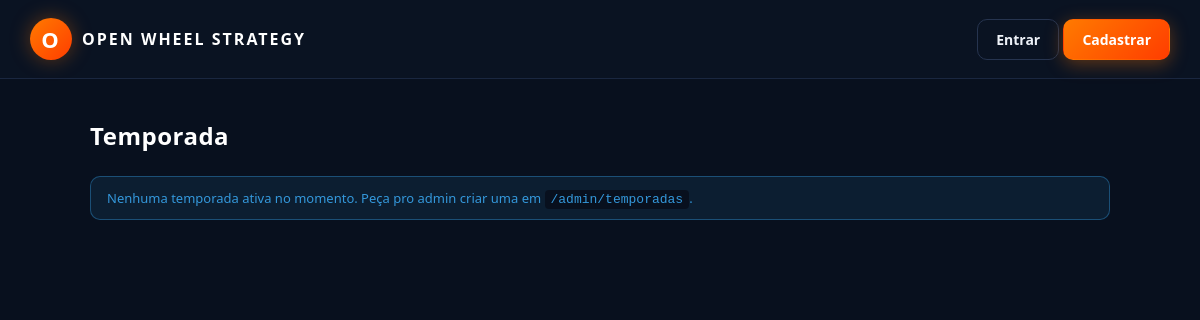
The page /temporada on the database as committed earlier.
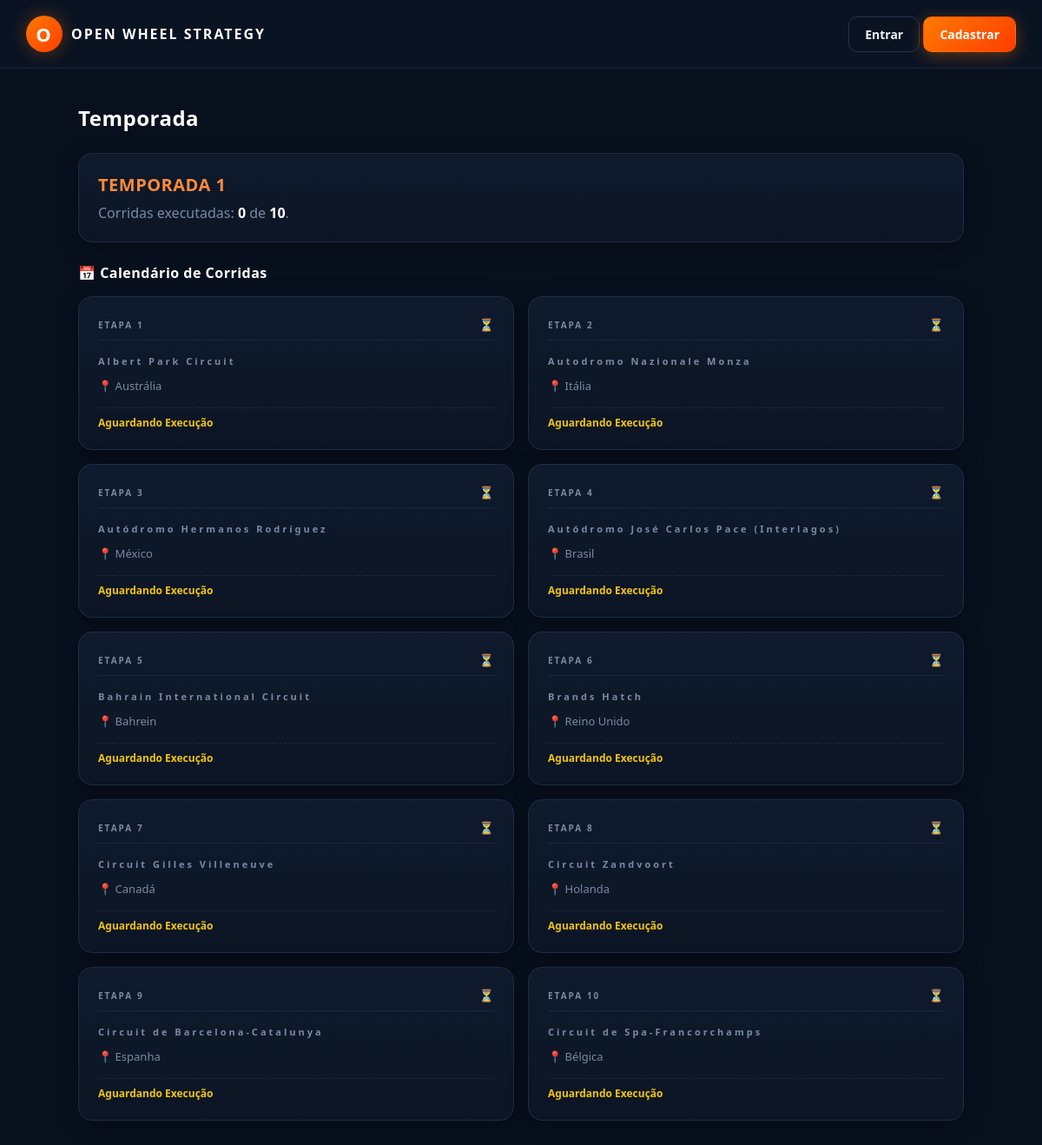
The same page on the database as committed later.
### models_temporada.py (models this page shows, shortened)
class Temporada(db.Model):
    __tablename__ = "temporadas"
    id = db.Column(db.Integer, primary_key=True)
    nome = db.Column(db.String(120), nullable=False)
    ativa = db.Column(db.Boolean, default=False, nullable=False)
    data_criacao = db.Column(db.DateTime, default=datetime.utcnow)
    corridas_agendadas = db.relationship(
        "CorridaAgendada", backref="temporada",
        cascade="all, delete-orphan",
        order_by="CorridaAgendada.ordem",
    )
    @classmethod
    def ativa_atual(cls):
        try:
            return cls.query.filter_by(ativa=True).first()
        except (OperationalError, ProgrammingError, NoSuchTableError):
            return None
    def total_corridas(self):
        return len(self.corridas_agendadas)
    def corridas_executadas(self):
        return sum(1 for c in self.corridas_agendadas if c.executada)

class CorridaAgendada(db.Model):
    __tablename__ = "corridas_agendadas"
    id = db.Column(db.Integer, primary_key=True)
    temporada_id = db.Column(db.Integer, db.ForeignKey("temporadas.id"), nullable=False)
    pista_real_id = db.Column(db.Integer, nullable=False)
    pista_nome = db.Column(db.String(120))
    ordem = db.Column(db.Integer, nullable=False)
    executada = db.Column(db.Boolean, default=False, nullable=False)
    data_execucao = db.Column(db.DateTime)
    resultado_json = db.Column(db.Text, default="[]")

### rotas/temporada.py (the view)
    @app.route("/temporada")
    def temporada_view():
        temporada = Temporada.ativa_atual()
        if not temporada:
            return render_template("temporada.html", temporada=None, ranking=[], pistas_por_id={})
        ranking = ranking_temporada(temporada)
        pistas_por_id = {p["id"]: p for p in listar_pistas_reais()}
        return render_template("temporada.html", temporada=temporada, ranking=ranking, pistas_por_id=pistas_por_id)

### app.py (called while the page is built)
def _registrar_contexto(app):
    @app.context_processor
    def injetar_globais():
        usuario_id = session.get("usuario_id")
        usuario = Usuario.query.get(usuario_id) if usuario_id else None
        return {
            "usuario_logado": usuario,
            "categorias_fornecedor": FORNECEDORES_CONFIG,
            "temporada_ativa": Temporada.ativa_atual(),
        }

### pistas_reais_db.py (called while the page is built)
def obter_conexao():
    conexao = sqlite3.connect(CAMINHO_BANCO)
    conexao.row_factory = sqlite3.Row
    return conexao

def listar_pistas_reais():
    conexao = obter_conexao()
    linhas = conexao.execute("SELECT * FROM pistas_reais ORDER BY nome").fetchall()
    conexao.close()
    return [dict(linha) for linha in linhas]

### pontuacao.py (called while the page is built, shortened)
def ranking_temporada(temporada):
    acumulado = defaultdict(lambda: {
        "pontos_total": 0,
        "vitorias": 0,
        "corridas": 0,
        "premio_total": 0,
        "equipe_nome": "",
    })
    for corrida_agendada in temporada.corridas_agendadas:
        if not corrida_agendada.executada:
            continue
    lista = [{"equipe_id": eid, **dados} for eid, dados in acumulado.items()]
    lista.sort(key=lambda x: (-x["pontos_total"], -x["vitorias"]))
    return lista

### rotas/temporada.py (called while the page is built)
def registrar(app):
    @app.route("/pistas-reais")
    def pistas_reais_view():
        criar_banco_pistas_reais()
        pistas = listar_pistas_reais()
        return render_template("pistas_reais.html", pistas=pistas)
    @app.route("/temporada")
    def temporada_view():
        temporada = Temporada.ativa_atual()
        if not temporada:
            return render_template("temporada.html", temporada=None, ranking=[], pistas_por_id={})
        ranking = ranking_temporada(temporada)
        pistas_por_id = {p["id"]: p for p in listar_pistas_reais()}
        return render_template("temporada.html", temporada=temporada, ranking=ranking, pistas_por_id=pistas_por_id)

### templates/temporada.html
{% extends "base.html" %}
{% block css_extra %}
<link rel="stylesheet" href="{{ url_for('static', filename='css/telas/temporada.css') }}">
{% endblock %}
{% block content %}
<h1 class="temp-title">Temporada</h1>
{% if not temporada %}
    <div class="ows-alert ows-alert-info">
        Nenhuma temporada ativa no momento. Peça pro admin criar uma em
        <code class="temp-code">/admin/temporadas</code>.
    </div>
{% else %}
    <div class="ows-card temp-mb">
        <h2 class="temp-card-title">{{ temporada.nome }}</h2>
        <p class="ows-muted ows-m-0">
            Corridas executadas: <strong class="ows-strong">{{ temporada.corridas_executadas() }}</strong>
            de <strong class="ows-strong">{{ temporada.total_corridas() }}</strong>.
        </p>
    </div>
    <h2 class="temp-subtitle">📅 Calendário de Corridas</h2>
    <div class="ows-grid-3">
        {% for corrida in temporada.corridas_agendadas %}
        {% set pista = pistas_por_id.get(corrida.pista_real_id) %}
        <div class="ows-card temp-calendar-card {% if corrida.executada %}temp-card-done{% endif %}">
            <div class="temp-calendar-header">
                <span class="ows-badge-label">ETAPA {{ corrida.ordem }}</span>
                {% if corrida.executada %}
                    <span class="temp-status-icon">✅</span>
                {% else %}
                    <span class="temp-status-icon">⏳</span>
                {% endif %}
            </div>
            <h3 class="temp-track-name">{{ corrida.pista_nome or (pista.nome if pista else '?') }}</h3>
            <p class="ows-muted temp-track-country">📍 {{ pista.pais if pista else '-' }}</p>
            <div class="temp-calendar-footer">
                {% if corrida.executada %}
                    <span class="temp-date-done">
                        Finalizada
                        {% if corrida.data_execucao %}
                            em {{ corrida.data_execucao.strftime('%d/%m/%Y') }}
                        {% endif %}
                    </span>
                {% else %}
                    <span class="temp-date-wait">Aguardando Execução</span>
                {% endif %}
            </div>
        </div>
        {% else %}
        <div class="ows-alert ows-alert-warning temp-empty-grid">
            Nenhuma corrida no calendário.
        </div>
        {% endfor %}
    </div>
{% endif %}
{% endblock %}

### templates/base.html (shortened to what this page needs)
<!DOCTYPE html>
<html lang="pt-br">
<head>
    <link href="{{ url_for('static', filename='css/variaveis.css') }}" rel="stylesheet">
    <link href="{{ url_for('static', filename='css/base.css') }}" rel="stylesheet">
    <link href="{{ url_for('static', filename='css/componentes.css') }}" rel="stylesheet">
    <link href="{{ url_for('static', filename='css/formularios.css') }}" rel="stylesheet">
    {% block css_extra %}{% endblock %}
</head>
<body>
{% if usuario_logado %}
<div class="ows-shell">
    <aside class="ows-sidebar">
        <div class="ows-logo">
            <div class="ows-logo-mark">O</div>
            <div class="ows-logo-text">OPEN WHEEL<br><span>STRATEGY</span></div>
        </div>
        <div class="ows-menu-section">COMANDO</div>
        <a href="{{ url_for('home') }}" class="ows-menu-link {% if request.endpoint == 'home' %}active{% endif %}"><span class="ows-icon">🏠</span> Painel</a>
        <a href="{{ url_for('minha_equipe') }}" class="ows-menu-link {% if request.endpoint == 'minha_equipe' %}active{% endif %}"><span class="ows-icon">🏎️</span> Minha Equipe</a>
        <a href="{{ url_for('desenvolvimento_view') }}" class="ows-menu-link {% if request.endpoint == 'desenvolvimento_view' %}active{% endif %}"><span class="ows-icon">📈</span> Desenvolvimento</a>
        <a href="{{ url_for('treinamento_view') }}" class="ows-menu-link {% if request.endpoint == 'treinamento_view' %}active{% endif %}"><span class="ows-icon">🔧</span> Treinamento</a>
        <div class="ows-menu-section">CORRIDA</div>
        <a href="{{ url_for('montagem_fim_de_semana') }}" class="ows-menu-link {% if request.endpoint == 'montagem_fim_de_semana' %}active{% endif %}"><span class="ows-icon">🔧</span> Montagem Fim de Semana</a>
        <a href="{{ url_for('treino_livre_view') }}" class="ows-menu-link {% if request.endpoint == 'treino_livre_view' %}active{% endif %}"><span class="ows-icon">📋</span> Treino Livre</a>
        <a href="{{ url_for('treino_oficial_view') }}" class="ows-menu-link {% if request.endpoint == 'treino_oficial_view' %}active{% endif %}"><span class="ows-icon">📊</span> Treino Oficial</a>
        <a href="{{ url_for('estrategia_corrida_view') }}" class="ows-menu-link {% if request.endpoint == 'estrategia_corrida_view' %}active{% endif %}"><span class="ows-icon">🎯</span> Estratégia</a>
        <div class="ows-menu-section">CAMPEONATO</div>
        <a href="{{ url_for('temporada_view') }}" class="ows-menu-link {% if request.endpoint == 'temporada_view' %}active{% endif %}"><span class="ows-icon">🏆</span> Temporada</a>
        <a href="{{ url_for('classificacao_view') }}" class="ows-menu-link {% if request.endpoint == 'classificacao_view' %}active{% endif %}"><span class="ows-icon">⏱️</span> Classificação</a>
        <a href="{{ url_for('corrida_view') }}" class="ows-menu-link {% if request.endpoint == 'corrida_view' %}active{% endif %}"><span class="ows-icon">🏁</span> Replay da Corrida</a>
        <a href="{{ url_for('pistas_reais_view') }}" class="ows-menu-link {% if request.endpoint == 'pistas_reais_view' %}active{% endif %}"><span class="ows-icon">🗺️</span> Pistas</a>
        {% if usuario_logado.eh_admin %}
        <div class="ows-menu-section">SISTEMA</div>
        <a href="{{ url_for('admin_dashboard') }}" class="ows-menu-link {% if request.endpoint == 'admin_dashboard' %}active{% endif %}"><span class="ows-icon">⚙️</span> Administração</a>
        {% endif %}
    </aside>
    <div class="ows-main">
        <header class="ows-topbar">
            <div class="ows-topbar-title">CENTRO DE COMANDO</div>
            <div class="ows-topbar-right">
                {% if temporada_ativa %}
                <div class="ows-badge">
                    <div class="ows-badge-label">TEMPORADA</div>
                    <div class="ows-badge-value">{{ temporada_ativa.nome }}</div>
                </div>
                {% endif %}
                <div class="ows-badge">
                    <div class="ows-badge-label">USUÁRIO</div>
                    <div class="ows-badge-value">{{ usuario_logado.email }}</div>
                </div>
                <a href="{{ url_for('logout') }}" class="ows-btn ows-btn-ghost">Sair</a>
            </div>
        </header>
        <div class="ows-content">
            {% with messages = get_flashed_messages(with_categories=true) %}
                {% if messages %}
                    {% for category, message in messages %}
                        <div class="ows-alert ows-alert-{{ category }}">
                            {{ message }}
                        </div>
                    {% endfor %}
                {% endif %}
            {% endwith %}
            {% block content %}{% endblock %}
        </div>
    </div>
</div>
{% else %}
<div class="ows-guest">
    <header class="ows-guest-topbar">
        <a class="ows-guest-brand" href="{{ url_for('home') }}">
            <span class="ows-logo-mark">O</span> OPEN WHEEL STRATEGY
        </a>
        <div>
            <a class="ows-btn ows-btn-ghost" href="{{ url_for('login') }}">Entrar</a>
            <a class="ows-btn ows-btn-primary" href="{{ url_for('registrar') }}">Cadastrar</a>
        </div>
    </header>
    <main class="ows-guest-content">
        {{ self.content() }}
    </main>
</div>
{% endif %}
</body>
</html>

### static/css/variaveis.css (style rules this page uses)
:root { --font-family: 'Segoe UI', 'Inter', Tahoma, sans-serif; --font-mono: 'Courier New', Courier, monospace; --bg-body: #08101e; --bg-sidebar: #0b1524; --bg-topbar: #0a1322; --bg-surface: #101c30; --bg-card-start: #0f1a2d; --bg-card-end: #0b1524; --bg-hover: #0f1c30; --text-white: #ffffff; --text-main: #eef2f8; --text-muted: #b2bccb; --text-label: #7a8aa3; --text-dark: #5a6a83; --color-primary: #ff7a00; --color-primary-dark: #ff3d00; --color-primary-light: #ff8a3d; --color-primary-faded: rgba(255, 122, 0, 0.15); --color-primary-border: rgba(255, 122, 0, 0.35); --color-danger: #b93030; --color-danger-light: #ffb0b0; --color-danger-bg: rgba(255, 70, 70, 0.1); --color-danger-border: rgba(255, 70, 70, 0.4); --color-success: #2ecc71; --color-success-light: #8fe2a0; --color-success-bg: rgba(46, 125, 50, 0.12); --color-success-border: rgba(46, 125, 50, 0.4); --color-warning: #f1c40f; --color-warning-bg: rgba(241, 196, 15, 0.1); --color-warning-border: rgba(241, 196, 15, 0.4); --color-info: #3498db; --color-info-bg: rgba(52, 152, 219, 0.1); --color-info-border: rgba(52, 152, 219, 0.4); --border-light: #26344f; --border-main: #1e2c47; --border-dark: #1a2740; --shadow-card: 0 4px 22px rgba(0, 0, 0, 0.35); --shadow-btn-primary: 0 4px 18px rgba(255, 120, 0, 0.35); --shadow-logo: 0 0 20px rgba(255, 120, 0, 0.35); --spacing-sm: 8px; --spacing-md: 16px; --spacing-lg: 24px; --spacing-xl: 32px; --radius-sm: 4px; --radius-md: 10px; --radius-lg: 16px; --radius-xl: 20px; }

### static/css/base.css (style rules this page uses)
* { box-sizing: border-box; }
html, body { margin: 0; padding: 0; font-family: var(--font-family); background: var(--bg-body); color: var(--text-main); min-height: 100vh; }
a { color: inherit; text-decoration: none; }
h1, h2, h3, h4 { margin: 0 0 12px 0; letter-spacing: 0.5px; }
p { margin: 0 0 12px 0; color: var(--text-muted); }
.ows-logo-mark { width: 42px; height: 42px; border-radius: 50%; background: linear-gradient(135deg, var(--color-primary), var(--color-primary-dark)); display: flex; align-items: center; justify-content: center; font-weight: 800; font-size: 22px; color: var(--text-white); box-shadow: var(--shadow-logo); }
.ows-guest { min-height: 100vh; background: var(--bg-body); display: flex; flex-direction: column; }
.ows-guest-topbar { display: flex; justify-content: space-between; align-items: center; padding: 18px 30px; border-bottom: 1px solid var(--border-dark); background: var(--bg-topbar); }
.ows-guest-brand { font-weight: 800; letter-spacing: 2px; display: flex; align-items: center; gap: 10px; color: var(--text-white); }
.ows-guest-content { padding: 40px; max-width: 1100px; margin: 0 auto; width: 100%; flex: 1; }

### static/css/componentes.css (style rules this page uses)
.ows-grid-3 { display: grid; grid-template-columns: repeat(3, 1fr); gap: var(--spacing-md); }
@media (max-width: 1200px) { .ows-grid-3 { grid-template-columns: 1fr 1fr; } }
.ows-card { background: linear-gradient(180deg, var(--bg-card-start), var(--bg-card-end)); border: 1px solid var(--border-main); border-radius: var(--radius-lg); padding: 22px; box-shadow: var(--shadow-card); }
.ows-card h3 { font-size: 11px; letter-spacing: 3px; color: var(--text-label); font-weight: 700; margin-bottom: 12px; }
.ows-btn { display: inline-block; padding: 10px 18px; border-radius: var(--radius-md); font-weight: 600; font-size: 14px; cursor: pointer; border: 1px solid transparent; transition: all .15s ease; text-align: center; }
.ows-btn-primary { background: linear-gradient(135deg, var(--color-primary), var(--color-primary-dark)); color: var(--text-white); box-shadow: var(--shadow-btn-primary); }
.ows-btn-ghost { background: transparent; color: var(--text-main); border-color: var(--border-light); }
.ows-badge-label { font-size: 10px; letter-spacing: 2px; color: var(--text-label); font-weight: 700; }
.ows-muted { color: var(--text-label); }
.ows-strong { color: var(--text-white); font-weight: 600; }
.ows-m-0 { margin: 0 !important; }

Rows that differ between the two databases and show on the page:
added Temporada: nome "TEMPORADA 1"
added CorridaAgendada: corridas_executadas "0", ordem "1", pista_nome "Albert Park Circuit", pais "Austrália", shows "Aguardando Execução"
added CorridaAgendada: ordem "2", pista_nome "Autodromo Nazionale Monza", pais "Itália", shows "Aguardando Execução"
added CorridaAgendada: ordem "3", pista_nome "Autódromo Hermanos Rodríguez", pais "México", shows "Aguardando Execução"
added CorridaAgendada: ordem "4", pista_nome "Autódromo José Carlos Pace (Interlagos)", pais "Brasil", shows "Aguardando Execução"
added CorridaAgendada: ordem "5", pista_nome "Bahrain International Circuit", pais "Bahrein", shows "Aguardando Execução"
added CorridaAgendada: ordem "6", pista_nome "Brands Hatch", pais "Reino Unido", shows "Aguardando Execução"
added CorridaAgendada: ordem "7", pista_nome "Circuit Gilles Villeneuve", pais "Canadá", shows "Aguardando Execução"
added CorridaAgendada: ordem "8", pista_nome "Circuit Zandvoort", pais "Holanda", shows "Aguardando Execução"
added CorridaAgendada: ordem "9", pista_nome "Circuit de Barcelona-Catalunya", pais "Espanha", shows "Aguardando Execução"
added CorridaAgendada: ordem "10", pista_nome "Circuit de Spa-Francorchamps", pais "Bélgica", shows "Aguardando Execução"
Other text that changed with them:
{{ temporada.total_corridas() }}: (not shown) → "10"
text no longer shown: "Nenhuma temporada ativa no momento. Peça pro admin criar uma em /admin/temporadas"
text now shown: "Corridas executadas: de 📅 Calendário de Corridas"
